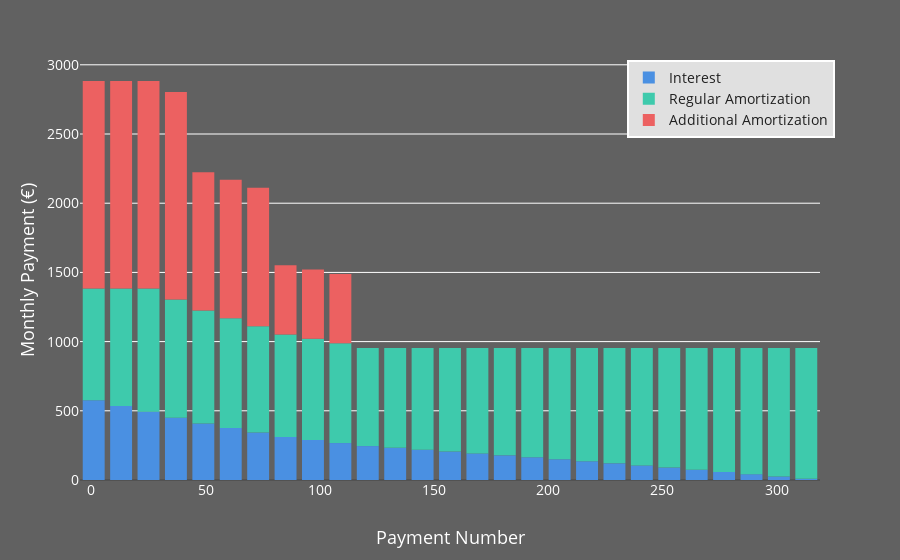

This figure's notebook cell:
### Code cell
fig = px.bar(px.data_enhanced, x='Payment Number', y=['Interest', 'Regular Amortization', 'Additional Amortization'],
             labels={
                 'Payment Number': 'Payment Number',
                 'value': 'Monthly Payment (€)',
                 'variable': ''
             })

fig.show()

### Figure 1 — Plotly figure (JSON) as saved in the notebook; plotly's stock layout.template omitted (floating-point values rounded to 4 significant figures)
{"data": [{"hovertemplate": "=Interest<br>Payment Number=%{x}<br>Monthly Payment (€)=%{y}<extra></extra>", "legendgroup": "Interest", "marker": {"color": "#4A90E2", "pattern": {"shape": ""}}, "name": "Interest", "orientation": "v", "showlegend": true, "textposition": "auto", "type": "bar", "x": [1, 13, 25, 37, 49, 61, 73, 85, 97, 109, 121, 133, 145, 157, 169, 181, 193, 205, 217, 229, 241, 253, 265, 277, 289, 301, 313], "xaxis": "x", "y": [576.8, 534.9, 492.3, 449.6, 407.5, 374.9, 342.9, 311.2, 289.0, 266.9, 245.0, 232.1, 219.0, 205.7, 192.1, 178.3, 164.2, 149.9, 135.3, 120.4, 105.3, 89.87, 74.18, 58.21, 41.95, 25.4, 8.54], "yaxis": "y"}, {"hovertemplate": "=Regular Amortization<br>Payment Number=%{x}<br>Monthly Payment (€)=%{y}<extra></extra>", "legendgroup": "Regular Amortization", "marker": {"color": "#3ECAAC", "pattern": {"shape": ""}}, "name": "Regular Amortization", "orientation": "v", "showlegend": true, "textposition": "auto", "type": "bar", "x": [1, 13, 25, 37, 49, 61, 73, 85, 97, 109, 121, 133, 145, 157, 169, 181, 193, 205, 217, 229, 241, 253, 265, 277, 289, 301, 313], "xaxis": "x", "y": [806.3, 848.1, 890.8, 854.6, 816.8, 794.2, 769.0, 740.9, 732.0, 721.5, 709.1, 722.0, 735.1, 748.4, 762.0, 775.8, 789.9, 804.2, 818.8, 833.7, 848.8, 864.2, 879.9, 895.9, 912.2, 928.7, 945.6], "yaxis": "y"}, {"hovertemplate": "=Additional Amortization<br>Payment Number=%{x}<br>Monthly Payment (€)=%{y}<extra></extra>", "legendgroup": "Additional Amortization", "marker": {"color": "#EC6161", "pattern": {"shape": ""}}, "name": "Additional Amortization", "orientation": "v", "showlegend": true, "textposition": "auto", "type": "bar", "x": [1, 13, 25, 37, 49, 61, 73, 85, 97, 109, 121, 133, 145, 157, 169, 181, 193, 205, 217, 229, 241, 253, 265, 277, 289, 301, 313], "xaxis": "x", "y": [1500.0, 1500.0, 1500.0, 1500.0, 1000.0, 1000.0, 1000.0, 500.0, 500.0, 500.0, 0.0, 0.0, 0.0, 0.0, 0.0, 0.0, 0.0, 0.0, 0.0, 0.0, 0.0, 0.0, 0.0, 0.0, 0.0, 0.0, 0.0], "yaxis": "y"}], "layout": {"barmode": "relative", "legend": {"title": {"text": ""}, "tracegroupgap": 0}, "margin": {"t": 60}, "xaxis": {"anchor": "y", "domain": [0, 1], "title": {"text": "Payment Number"}}, "yaxis": {"anchor": "x", "domain": [0, 1], "title": {"text": "Monthly Payment (€)"}}}}
